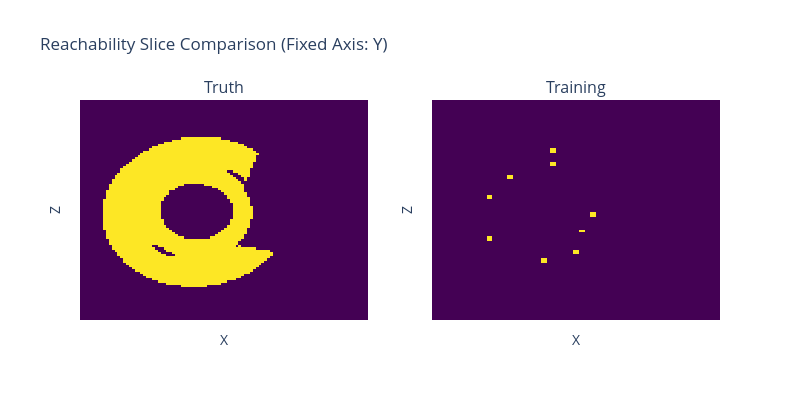

The notebook cell this image was saved under:
### Code cell
display_geodesic([geodesic_labels, geodesic_nik], ["Ground-Truth", "Numerical Inverse Kinematics"])
